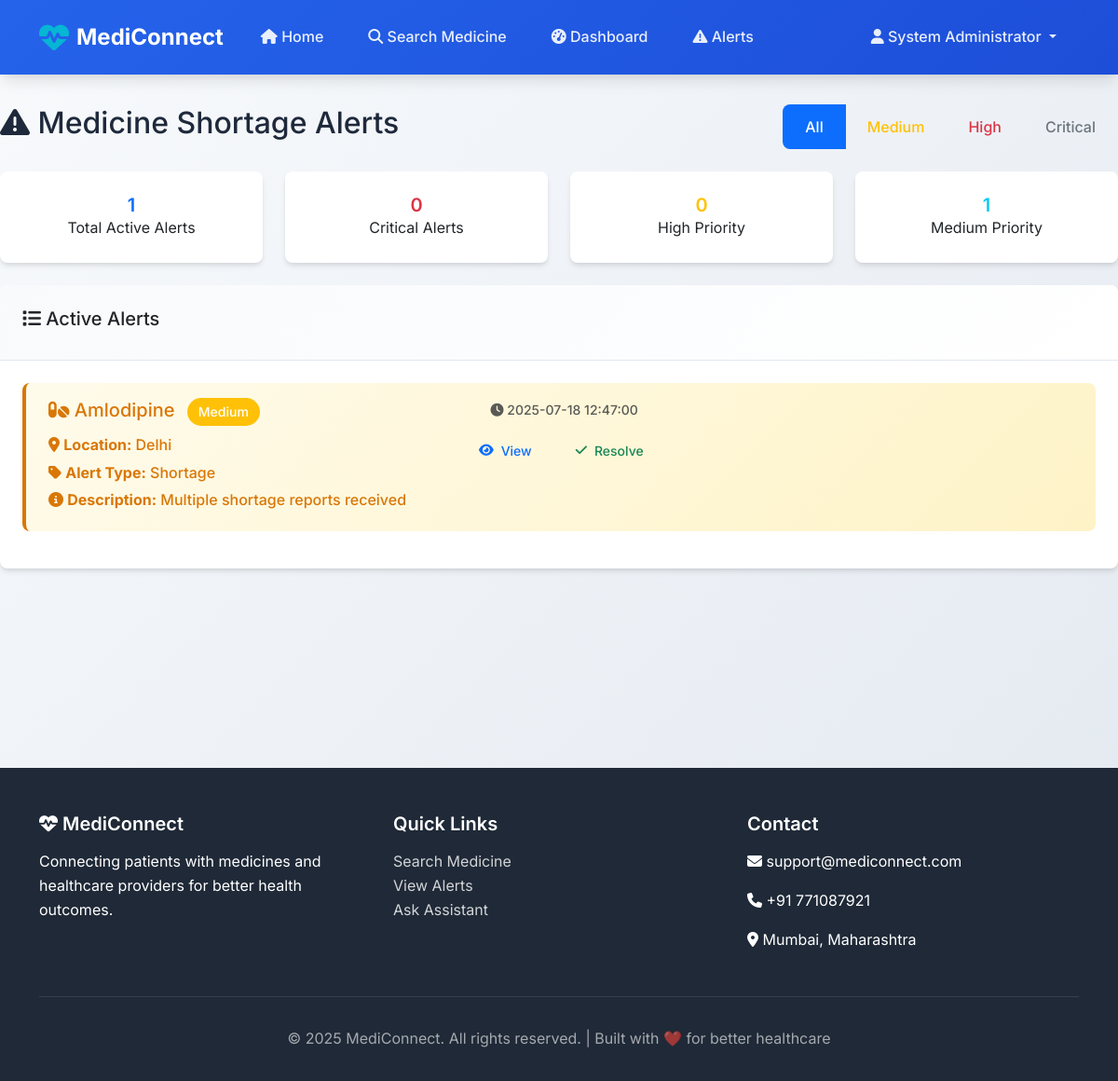
/alerts (signed in), run on the app's committed database.
### tables this page shows
CREATE TABLE shortage_alerts (
    id INTEGER PRIMARY KEY AUTOINCREMENT,
    medicine_id INTEGER NOT NULL,
    location_id INTEGER NOT NULL,
    alert_type VARCHAR(20) NOT NULL CHECK (alert_type IN ('shortage', 'price_spike', 'unavailable')),
    severity VARCHAR(20) NOT NULL CHECK (severity IN ('low', 'medium', 'high', 'critical')),
    description TEXT,
    affected_pharmacies_count INTEGER DEFAULT 0,
    average_price DECIMAL(10, 2),
    price_increase_percentage DECIMAL(5, 2),
    is_active BOOLEAN DEFAULT TRUE,
    created_at TIMESTAMP DEFAULT CURRENT_TIMESTAMP,
    resolved_at TIMESTAMP NULL,
    FOREIGN KEY (medicine_id) REFERENCES medicines(id),
    FOREIGN KEY (location_id) REFERENCES locations(id)
);

CREATE TABLE medicines (
    id INTEGER PRIMARY KEY AUTOINCREMENT,
    name VARCHAR(200) NOT NULL,
    generic_name VARCHAR(200),
    brand_name VARCHAR(200),
    dosage_form VARCHAR(50), -- tablet, capsule, injection, etc.
    strength VARCHAR(50),
    category VARCHAR(100), -- essential, controlled, etc.
    manufacturer VARCHAR(200),
    is_essential BOOLEAN DEFAULT FALSE,
    created_at TIMESTAMP DEFAULT CURRENT_TIMESTAMP,
    updated_at TIMESTAMP DEFAULT CURRENT_TIMESTAMP
);

CREATE TABLE locations (
    id INTEGER PRIMARY KEY AUTOINCREMENT,
    name VARCHAR(100) NOT NULL,
    location_type VARCHAR(20) NOT NULL CHECK (location_type IN ('state', 'district', 'city', 'area')),
    parent_id INTEGER,
    latitude DECIMAL(10, 8),
    longitude DECIMAL(11, 8),
    created_at TIMESTAMP DEFAULT CURRENT_TIMESTAMP,
    FOREIGN KEY (parent_id) REFERENCES locations(id)
);

### app.py (the view)
@app.route('/alerts')
@login_required
def view_alerts():
    alerts = execute_query('''
        SELECT sa.*, m.name as medicine_name, l.name as location_name
        FROM shortage_alerts sa
        JOIN medicines m ON sa.medicine_id = m.id
        JOIN locations l ON sa.location_id = l.id
        WHERE sa.is_active = TRUE
        ORDER BY sa.severity DESC, sa.created_at DESC
    ''')
    return render_template('alerts.html', alerts=alerts)

### app.py (called while the page is built)
def login_required(f):
    @wraps(f)
    def decorated_function(*args, **kwargs):
        if 'user_id' not in session:
            return redirect(url_for('login'))
        return f(*args, **kwargs)
    return decorated_function

def get_db_connection():
    conn = sqlite3.connect('healthcare.db')
    conn.row_factory = sqlite3.Row
    return conn

def execute_query(query, params=None):
    conn = get_db_connection()
    try:
        if params:
            result = conn.execute(query, params).fetchall()
        else:
            result = conn.execute(query).fetchall()
        conn.commit()
        return result
    except Exception as e:
        logger.error(f"Database error: {e}")
        return None
    finally:
        conn.close()

### templates/alerts.html (shortened to what this page needs)
{% extends "base.html" %}
{% block content %}
<div class="row">
    <div class="col-md-12">
        <div class="d-flex justify-content-between align-items-center mb-4">
            <h2><i class="fas fa-exclamation-triangle"></i> Medicine Shortage Alerts</h2>
            <div class="btn-group" role="group">
                <button type="button" class="btn btn-outline-primary active" onclick="filterAlerts('all')">All</button>
                <button type="button" class="btn btn-outline-warning" onclick="filterAlerts('medium')">Medium</button>
                <button type="button" class="btn btn-outline-danger" onclick="filterAlerts('high')">High</button>
                <button type="button" class="btn btn-outline-secondary" onclick="filterAlerts('critical')">Critical</button>
            </div>
        </div>
    </div>
</div>
<div class="row mb-4">
    <div class="col-md-3">
        <div class="card text-center">
            <div class="card-body">
                <h5 class="card-title text-primary">{{ alerts|length }}</h5>
                <p class="card-text">Total Active Alerts</p>
            </div>
        </div>
    </div>
    <div class="col-md-3">
        <div class="card text-center">
            <div class="card-body">
                <h5 class="card-title text-danger">{{ alerts|selectattr('severity', 'equalto', 'critical')|list|length }}</h5>
                <p class="card-text">Critical Alerts</p>
            </div>
        </div>
    </div>
    <div class="col-md-3">
        <div class="card text-center">
            <div class="card-body">
                <h5 class="card-title text-warning">{{ alerts|selectattr('severity', 'equalto', 'high')|list|length }}</h5>
                <p class="card-text">High Priority</p>
            </div>
        </div>
    </div>
    <div class="col-md-3">
        <div class="card text-center">
            <div class="card-body">
                <h5 class="card-title text-info">{{ alerts|selectattr('severity', 'equalto', 'medium')|list|length }}</h5>
                <p class="card-text">Medium Priority</p>
            </div>
        </div>
    </div>
</div>
<div class="row">
    <div class="col-md-12">
        <div class="card">
            <div class="card-header">
                <h5><i class="fas fa-list"></i> Active Alerts</h5>
            </div>
            <div class="card-body">
                {% if alerts %}
                <div id="alertsList">
                    {% for alert in alerts %}
                    <div class="alert alert-{{ 'warning' if alert.severity == 'medium' else 'danger' if alert.severity == 'high' else 'dark' if alert.severity == 'critical' else 'info' }} alert-dismissible fade show"
                         data-severity="{{ alert.severity }}" data-alert-id="{{ alert.id }}">
                        <div class="row">
                            <div class="col-md-8">
                                <h5 class="alert-heading">
                                    <i class="fas fa-pills"></i> {{ alert.medicine_name }}
                                    <span class="badge bg-{{ 'warning' if alert.severity == 'medium' else 'danger' if alert.severity == 'high' else 'dark' if alert.severity == 'critical' else 'info' }} ms-2">
                                        {{ alert.severity.title() }}
                                    </span>
                                </h5>
                                <p class="mb-1">
                                    <i class="fas fa-map-marker-alt"></i> <strong>Location:</strong> {{ alert.location_name }}
                                </p>
                                <p class="mb-1">
                                    <i class="fas fa-tag"></i> <strong>Alert Type:</strong> {{ alert.alert_type.title() }}
                                </p>
                                {% if alert.description %}
                                <p class="mb-1">
                                    <i class="fas fa-info-circle"></i> <strong>Description:</strong> {{ alert.description }}
                                </p>
                                {% endif %}
                            </div>
                            <div class="col-md-4 text-end">
                                <div class="mb-2">
                                    <small class="text-muted">
                                        <i class="fas fa-clock"></i> {{ alert.created_at }}
                                    </small>
                                </div>
                                <div class="btn-group" role="group">
                                    <button class="btn btn-sm btn-outline-primary" onclick="viewAlertDetails({{ alert.id }})">
                                        <i class="fas fa-eye"></i> View
                                    </button>
                                    {% if session.user_type in ['admin', 'government'] %}
                                    <button class="btn btn-sm btn-outline-success" onclick="resolveAlert({{ alert.id }})">
                                        <i class="fas fa-check"></i> Resolve
                                    </button>
                                    {% endif %}
                                </div>
                            </div>
                        </div>
                    </div>
                    {% endfor %}
                </div>
                {% else %}
                <div class="text-center py-4">
                    <i class="fas fa-check-circle text-success" style="font-size: 3rem;"></i>
                    <h4 class="mt-3">No Active Alerts</h4>
                    <p class="text-muted">All medicine supplies are currently stable.</p>
                </div>
                {% endif %}
            </div>
        </div>
    </div>
</div>
{% endblock %}

### templates/base.html (style rules this page uses)
:root { --primary-color: #2563eb; --primary-dark: #1d4ed8; --secondary-color: #06b6d4; --success-color: #059669; --warning-color: #d97706; --danger-color: #dc2626; --dark-color: #1f2937; --light-color: #f8fafc; --border-color: #e2e8f0; --text-primary: #1e293b; --text-secondary: #64748b; --shadow-sm: 0 1px 2px 0 rgba(0, 0, 0, 0.05); --shadow-md: 0 4px 6px -1px rgba(0, 0, 0, 0.1), 0 2px 4px -1px rgba(0, 0, 0, 0.06); --shadow-lg: 0 10px 15px -3px rgba(0, 0, 0, 0.1), 0 4px 6px -2px rgba(0, 0, 0, 0.05); --shadow-xl: 0 20px 25px -5px rgba(0, 0, 0, 0.1), 0 10px 10px -5px rgba(0, 0, 0, 0.04); --border-radius: 0.5rem; --transition: all 0.3s cubic-bezier(0.4, 0, 0.2, 1); }
* { margin: 0; padding: 0; box-sizing: border-box; }
body { font-family: 'Inter', -apple-system, BlinkMacSystemFont, 'Segoe UI', Roboto, sans-serif; background: linear-gradient(135deg, #f8fafc 0%, #e2e8f0 100%); color: var(--text-primary); line-height: 1.6; min-height: 100vh; }
.card { border: none; border-radius: var(--border-radius); box-shadow: var(--shadow-md); transition: var(--transition); background: white; }
.card-header { background: linear-gradient(135deg, var(--light-color) 0%, white 100%); border-bottom: 1px solid var(--border-color); padding: 1.5rem; border-radius: var(--border-radius) var(--border-radius) 0 0 !important; }
.card-title { color: var(--text-primary); font-weight: 600; margin-bottom: 0; }
.card-body { padding: 1.5rem; }
.btn { border-radius: var(--border-radius); font-weight: 500; padding: 0.75rem 1.5rem; transition: var(--transition); border: none; text-decoration: none; display: inline-flex; align-items: center; gap: 0.5rem; }
.alert { border: none; border-radius: var(--border-radius); padding: 1rem 1.5rem; margin-bottom: 1rem; font-weight: 500; display: flex; align-items: center; gap: 0.5rem; }
.alert-warning { background: linear-gradient(135deg, #fffbeb 0%, #fef3c7 100%); color: var(--warning-color); border-left: 4px solid var(--warning-color); }
.badge { padding: 0.5rem 0.75rem; border-radius: 9999px; font-weight: 500; font-size: 0.875rem; }

### data on the page
shortage_alerts: medicine_name "Amlodipine", severity "Medium", location_name "Delhi", alert_type "Shortage", description "Multiple shortage reports received", created_at "2025-07-18 12:47:00"

### other printed values
{{ session.full_name }} "System Administrator"
{{ alerts|length }} "1"
{{ alerts|selectattr('severity', 'equalto', 'critical')|list|length }} "0"
{{ alerts|selectattr('severity', 'equalto', 'high')|list|length }} "0"
{{ alerts|selectattr('severity', 'equalto', 'medium')|list|length }} "1"
